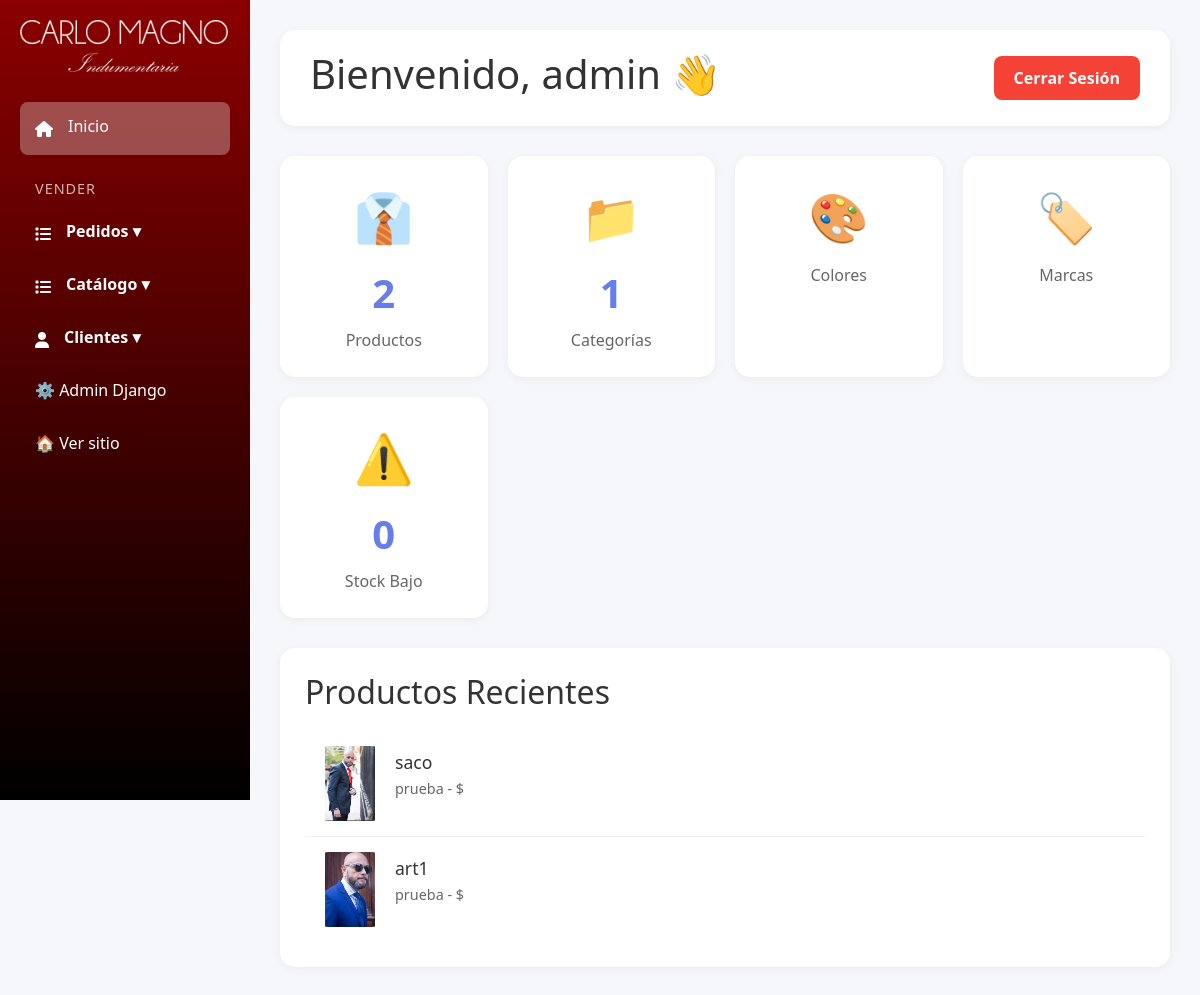
The page /panel/ (signed in) on the database its author committed.
### products/models.py (models this page shows, shortened)
class Producto(models.Model):
    nombre = models.CharField(max_length=200, verbose_name='Nombre')
    descripcion = models.TextField(verbose_name='Descripción')
    precio = models.DecimalField(
        max_digits=10,
        decimal_places=2,
        validators=[MinValueValidator(0)],
        verbose_name='Precio'
    )
    categoria = models.ForeignKey(
        Categoria,
        on_delete=models.PROTECT,
        related_name='categorias',
        verbose_name='Categoría'
    )
    marca = models.ForeignKey(
        Marca,
        on_delete=models.SET_NULL,
        null=True,
        blank=True,
        related_name='productos',
        verbose_name='Marca'
    )
    talle = models.ForeignKey(
        Talle,
        on_delete=models.SET_NULL,
        null=True,
        blank=True,
        related_name='productos',
        verbose_name='Talle'
    )
    colores = models.ManyToManyField(
        Color,
        related_name='productos',
        verbose_name='Colores disponibles',
        blank=True
    )
    imagen = models.ImageField(
        upload_to='productos/',
        null=True,
        blank=True,
        verbose_name='Imagen principal'
    )
    created_at = models.DateTimeField(auto_now_add=True, verbose_name='Fecha de creación')
    updated_at = models.DateTimeField(auto_now=True, verbose_name='Última actualización')
    class Meta:
        verbose_name = 'Producto'
        verbose_name_plural = 'Productos'
        ordering = ['-created_at']

class Categoria(models.Model):
    nombre = models.CharField(max_length=100, verbose_name='Nombre')
    descripcion = models.TextField(blank=True, verbose_name='Descripción')
    class Meta:
        verbose_name = 'Categoría'
        verbose_name_plural = 'Categorías'
        ordering = ['nombre']

### custom_admin/views.py (the view)
# urls.py: path('panel/', admin_views.dashboard, name='dashboard'),
@login_required(login_url='login')
def dashboard(request):
    if not request.user.is_staff:
        return redirect('home')
    context = {
        'total_products': Producto.objects.count(),
        'total_categories': Categoria.objects.count(),
        'total_colores': Color.objects.count(),
        'total_marcas': Marca.objects.count(),
        'low_stock': ProductoStock.objects.filter(stock__lt=5).count(),
        'recent_products': Producto.objects.order_by('-created_at')[:5],
    }
    return render(request, 'custom_admin/dashboard.html', context)

### products/context_processors.py (called while the page is built, shortened)
def cart_processor(request):
    carrito = None
    cantidad_total = 0
    if request.user.is_authenticated:
        try:
            carrito = Carrito.objects.get(usuario=request.user)
            cantidad_total = carrito.get_cantidad_total()
        except Carrito.DoesNotExist:
            pass
    return {
        'carrito': carrito,
        'carrito_cantidad': cantidad_total
    }

### products/models.py (called while the page is built)
    def get_cantidad_total(self):
        return sum(item.cantidad for item in self.items.all())

### templates/custom_admin/dashboard.html (shortened to what this page needs)
{% extends 'custom_admin/base.html' %}
{% load static %}
{%block extra_css %}
<link rel="stylesheet" href="{% static 'css/dashboard.css' %}" />
{% endblock %}
{% block content %}
<div class="main-content">
	<div class="header">
		<h1>Bienvenido, {{ user.username }} 👋</h1>
		<a href="{% url 'logout' %}" class="logout-btn">Cerrar Sesión</a>
	</div>
	<div class="stats-grid">
		<div class="stat-card">
			<div class="icon">👔</div>
			<div class="number">{{ total_products }}</div>
			<div class="label">Productos</div>
		</div>
		<div class="stat-card">
			<div class="icon">📁</div>
			<div class="number">{{ total_categories }}</div>
			<div class="label">Categorías</div>
		</div>
		<div class="stat-card">
			<div class="icon">🎨</div>
			<div class="label">Colores</div>
		</div>
		<div class="stat-card">
			<div class="icon">🏷️</div>
			<div class="label">Marcas</div>
		</div>
		<div class="stat-card">
			<div class="icon">⚠️</div>
			<div class="number">{{ low_stock }}</div>
			<div class="label">Stock Bajo</div>
		</div>
	</div>
	<div class="recent-products">
		<h2>Productos Recientes</h2>
		{% for producto in recent_products %}
		<div class="product-item">
			{% if producto.imagen %}
			<img src="{{ producto.imagen.url }}" alt="{{ producto.nombre }}" />
			{% endif %}
			<div class="product-info">
				<h3>{{ producto.nombre }}</h3>
				<p>{{ producto.categoria.nombre }} - ${{ product.precio }}</p>
			</div>
		</div>
		{% empty %}
		<p style="text-align: center; color: #999">No hay productos aún</p>
		{% endfor %}
	</div>
</div>
{% load static %}
{% endblock %}

### static/css/style_admin.css (style rules this page uses)
* { margin: 0; padding: 0; box-sizing: border-box; }
body { font-family: "Segoe UI", Tahoma, Geneva, Verdana, sans-serif; background: #f5f7fa; }
.main-content { margin-left: 250px; padding: 30px; }
.header { background: white; padding: 20px 30px; border-radius: 15px; box-shadow: 0 2px 10px rgba(0, 0, 0, 0.05); margin-bottom: 30px; display: flex; justify-content: space-between; align-items: center; }
.header h1 { color: #333; }

### static/css/dashboard.css (style rules this page uses)
.logout-btn { padding: 10px 20px; background: #f44336; color: white; border: none; border-radius: 8px; cursor: pointer; font-weight: 600; text-decoration: none; display: inline-block; }
.stats-grid { display: grid; grid-template-columns: repeat(auto-fit, minmax(200px, 1fr)); gap: 20px; margin-bottom: 30px; }
.stat-card { background: white; padding: 25px; border-radius: 15px; box-shadow: 0 2px 10px rgba(0, 0, 0, 0.05); text-align: center; }
.stat-card .icon { font-size: 3em; margin-bottom: 10px; }
.stat-card .number { font-size: 2.5em; font-weight: bold; color: #667eea; margin-bottom: 5px; }
.stat-card .label { color: #666; font-size: 1em; }
.recent-products { background: white; padding: 25px; border-radius: 15px; box-shadow: 0 2px 10px rgba(0, 0, 0, 0.05); }
.recent-products h2 { color: #333; margin-bottom: 20px; }
.product-item { display: flex; align-items: center; padding: 15px; border-bottom: 1px solid #f0f0f0; }
.product-item:last-child { border-bottom: none; }
.product-item img { width: 60px; height: 75px; object-fit: cover; border-radius: 8px; margin-right: 15px; }
.product-info h3 { color: #333; font-size: 1.1em; margin-bottom: 5px; }
.product-info p { color: #666; font-size: 0.9em; }

### rows shown on the page
Producto: imagen (placeholder picture), nombre "saco", categoria.nombre "prueba"
Producto: imagen (placeholder picture), nombre "art1", categoria.nombre "prueba"

### other values the page prints
{{ user.username }} "admin"
{{ total_products }} "2"
{{ total_categories }} "1"
{{ low_stock }} "0"
